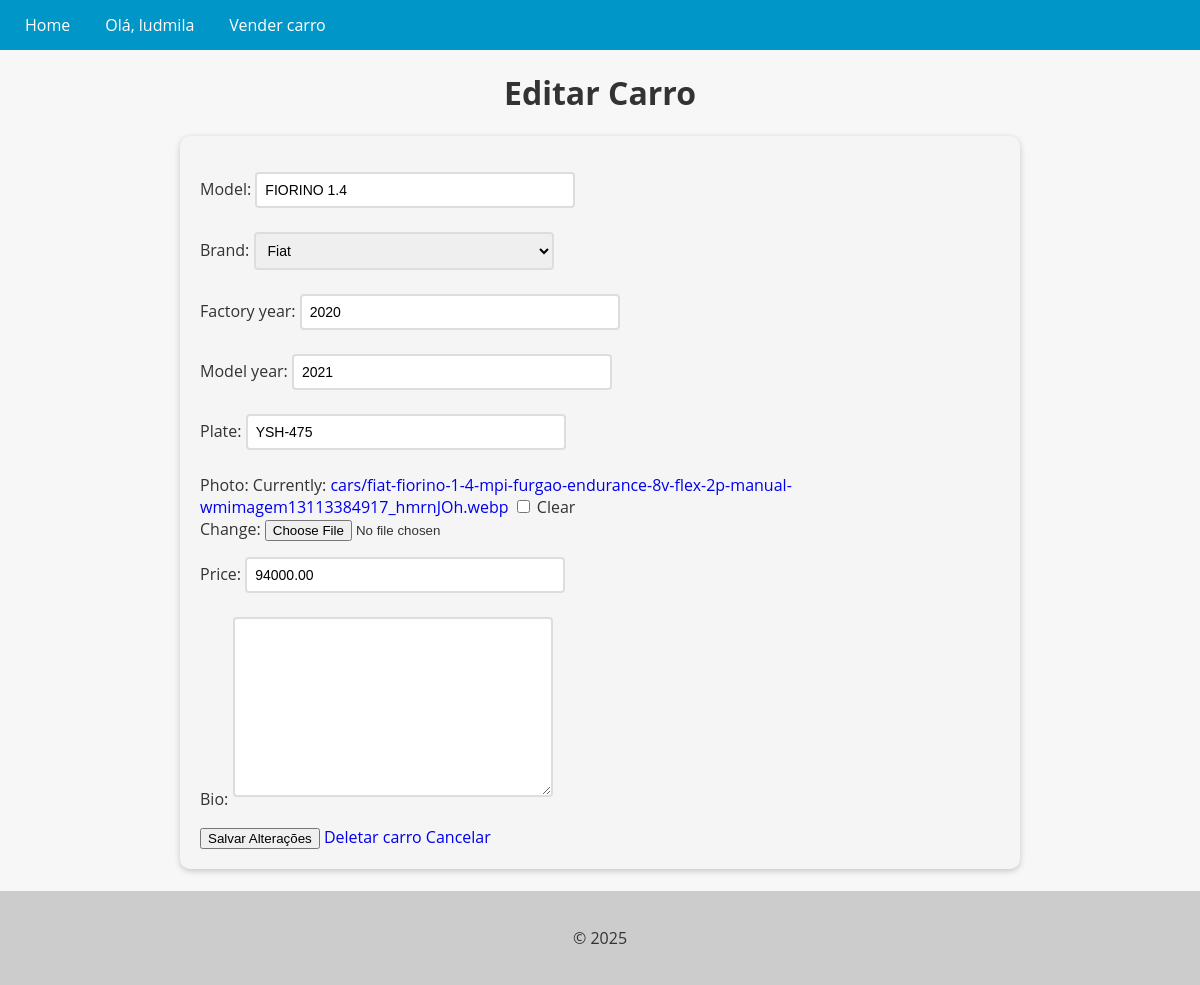
Page /cars/update/8 (signed in) on the committed database.
### cars/models.py (models this page shows, shortened)
class Car(models.Model):
    id = models.AutoField(primary_key=True)
    model = models.CharField(max_length=100)
    brand = models.ForeignKey(Brand, on_delete=models.PROTECT, related_name = 'car_brand')
    factory_year = models.IntegerField(
        validators = [
            MinValueValidator(1886),
            MaxValueValidator(datetime.datetime.now().year)
        ]
    )
    model_year = models.IntegerField(
        validators = [
            MinValueValidator(1886),
            MaxValueValidator(datetime.datetime.now().year)
        ]
    )
    plate = models.CharField(max_length=100, blank=True, null=True)
    photo = models.ImageField(upload_to='cars/', blank=True, null=True)
    price = models.DecimalField(
        max_digits=10,
        decimal_places=2
    )
    bio = models.TextField(blank=True)
    def __str__(self):
        return self.model
    class CarInventory(models.Model):
        cars_count = models.FloatField()
        cars_value_total = models.IntegerField()
        created_at = models.DateTimeField(auto_now_add=True)
        class Meta:
            ordering = ['-created_at']

### cars/views.py (the view, shortened to what this page needs)
# urls.py: path('cars/update/<int:pk>', CarUpdateView.as_view(), name='update_car'),
@method_decorator(login_required(login_url='login'), name='dispatch')
class CarUpdateView(UpdateView):
    model = Car
    form_class = CarForm
    template_name = 'update_car.html'

### cars/forms.py (shortened to what this page needs)
class CarForm(forms.ModelForm):
    class Meta:
        model = Car
        fields = '__all__'

### cars/models.py (called while the page is built)
    def __str__(self):
        return self.name

### cars/templates/update_car.html (shortened to what this page needs)
{% extends 'base.html' %}
{% block content %}
<h1 style="text-align: center;">
    Editar Carro
</h1>
<form method="post" enctype="multipart/form-data">
    {{ form.as_p }}
    <button type="submit">Salvar Alterações</button>
    <a href="{% url 'delete_car' pk=object.pk %}">Deletar carro</a>
    <a href="{% url 'cars_list' %}">Cancelar</a>
</form>
<br>
{% endblock %}

### app/templates/base.html (shortened to what this page needs)
<!DOCTYPE html>
<html lang="en">
<head>
</head>
<body>
  <header>
    <nav>
      <ul>
        {% if user.is_authenticated %}
          <li><a href="{% url 'cars_list' %}">Home</a></li>
          <li>Olá, {{ user.username }}</li>
          <li><a href="{% url 'new_car' %}">Vender carro</a></li>
         {% endif %}
      </ul>
    </nav>
  </header>
  <main>
    {% block content %}
    {% endblock %}
  </main>
  <footer>
    <p>&copy; 2025</p>
  </footer>
</body>
</html>

### app/templates/base.html (style rules this page uses)
body { font-family: 'Open Sans', sans-serif; background-color: #f7f7f7; color: #333; margin: 0; padding: 0; }
header { background-color: #0096c7; color: #fff; text-align: center; }
footer { background-color: #ccc; color: #333; padding: 20px; text-align: center; }
nav { background-color: #0096c7; color: #fff; height: 50px; display: flex; justify-content: space-between; align-items: center; }
nav ul { list-style: none; margin: 0; padding: 0; display: flex; }
nav ul li { margin: 0 10px; }
nav ul li a { color: #fff; text-decoration: none; font-size: 16px; padding: 15px; transition: all 0.3s ease; }

### cars/templates/update_car.html (style rules this page uses)
form { max-width: 800px; margin: 0 auto; padding: 20px; background-color: #f5f5f5; border-radius: 10px; box-shadow: 0 2px 6px rgba(0, 0, 0, 0.2); }
input[type="text"], input[type="number"], select, textarea { padding: 8px; font-size: 14px; border: 2px solid #ddd; border-radius: 4px; width: 100%; max-width: 300px; margin-bottom: 8px; transition: border-bottom-color 0.3s ease-in-out; }
a { text-decoration: none !important; }

### rows in the picture
Car: model "FIORINO 1.4", brand "Fiat", factory_year "2020", model_year "2021", plate "YSH-475", price "94000.00"

### other values in the picture
{{ user.username }} "ludmila"
